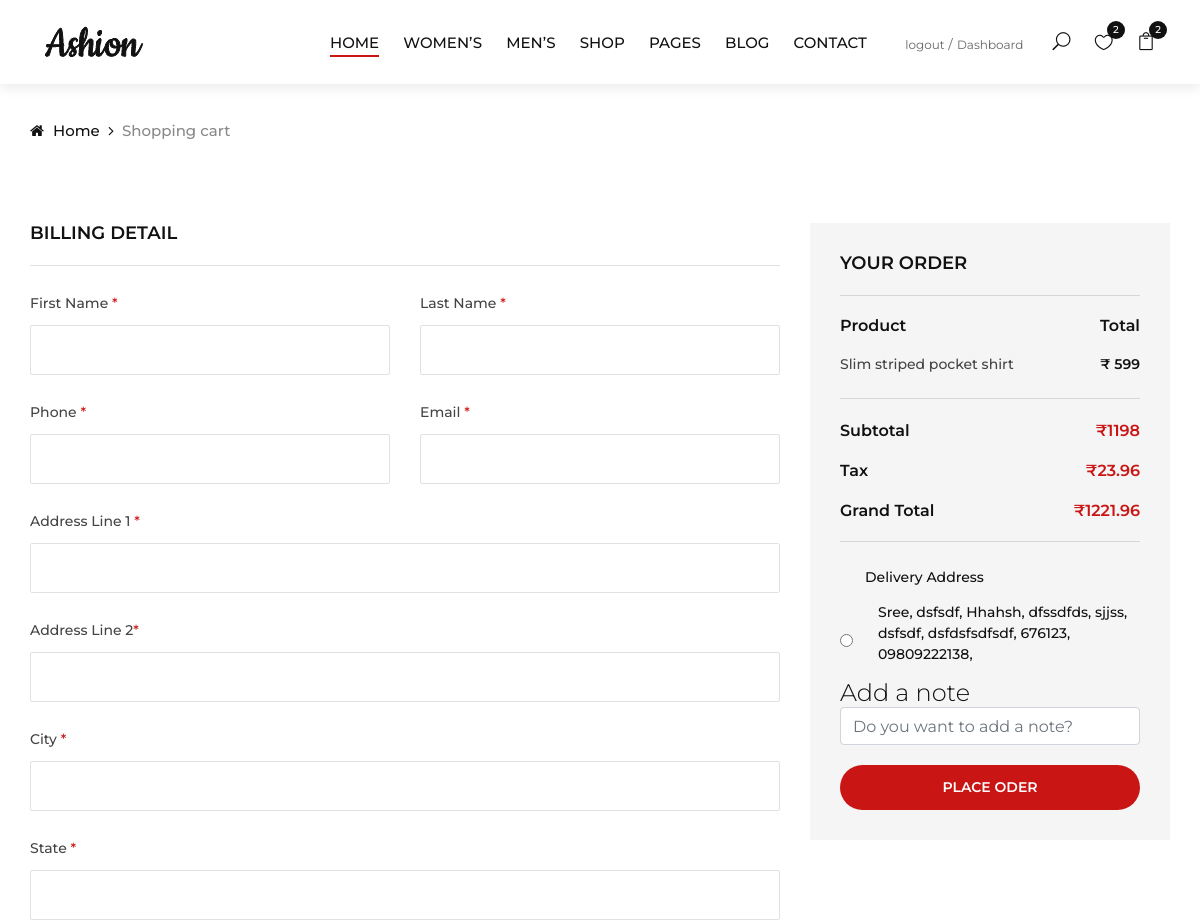
Page /cart/checkout/ (signed in, upper part) on the earlier database version.
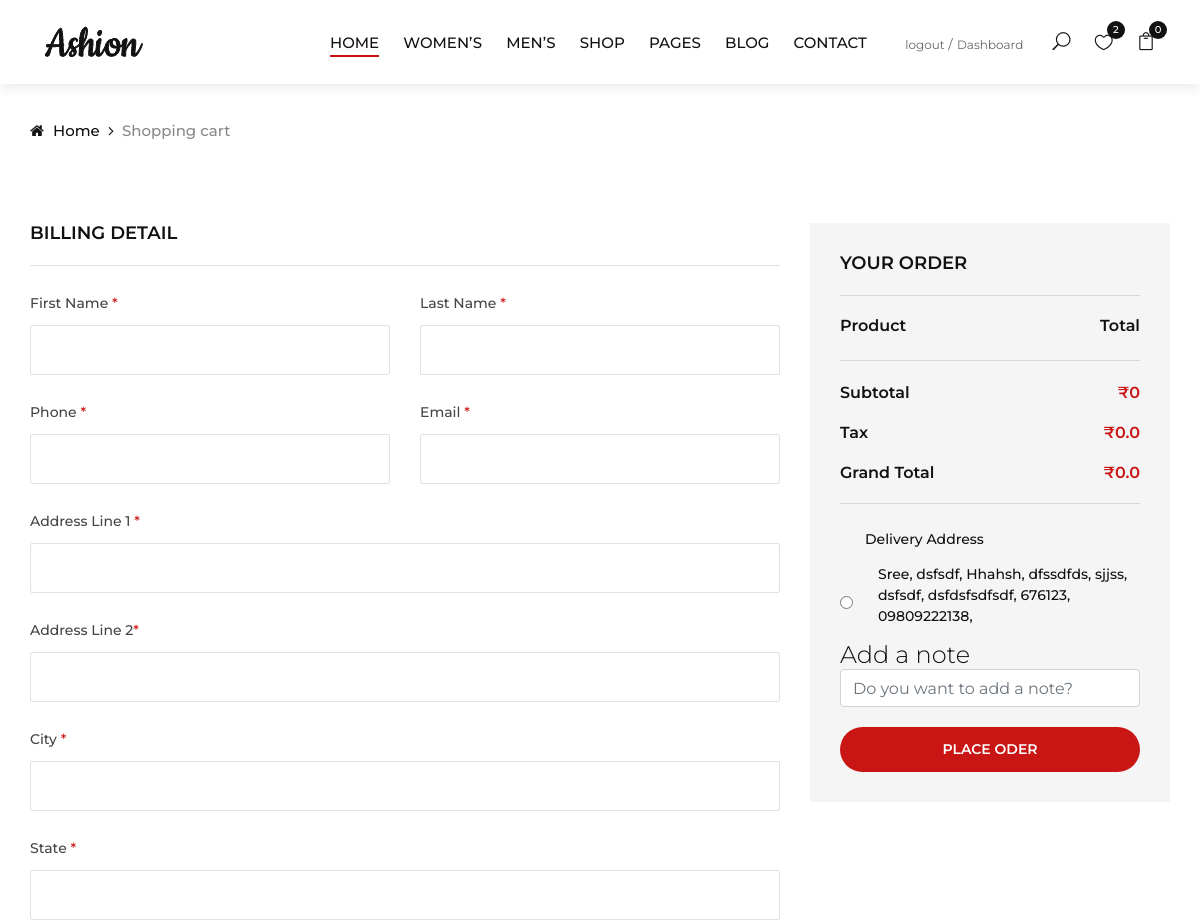
Same page on the later database version.
### carts/models.py (models this page shows, shortened)
class CartItem(models.Model):
    user = models.ForeignKey(Account, on_delete=models.CASCADE, null=True)
    product = models.ForeignKey(Product, on_delete=models.CASCADE)
    variations = models.ManyToManyField(Variation, blank=True)
    cart = models.ForeignKey(Cart, on_delete=models.CASCADE,null=True)
    quantity = models.IntegerField()
    is_active = models.BooleanField(default=True)

### store/models.py (models this page shows, shortened)
class Product(models.Model):
    product_name = models.CharField(max_length=255, unique=True)
    slug = models.SlugField(max_length=255, unique=True)
    description = models.TextField(max_length=500, blank=True)
    price = models.IntegerField()
    stock = models.IntegerField()
    images = models.ImageField(upload_to='photos/products')
    cropping = ImageRatioField('images', '512x512')
    image_1 = models.ImageField(upload_to='photos/products',blank=True)
    image_2 = models.ImageField(upload_to='photos/products',blank=True)
    image_3 = models.ImageField(upload_to='photos/products',blank=True)
    image_4 = models.ImageField(upload_to='photos/products',blank=True)
    is_available = models.BooleanField(default=True)
    category = models.ForeignKey(Category, on_delete=models.CASCADE)
    created_date = models.DateTimeField(auto_now_add=True)
    modified_date = models.DateTimeField(auto_now=True)

### orders/models.py (models this page shows, shortened)
class Delivery_address(models.Model):
    user            = models.ForeignKey(Account, on_delete=models.SET_NULL,null=True)
    firstname       = models.CharField(max_length=50,null=False)
    lastname        = models.CharField(max_length=50,null=True)
    addressfield_1  = models.CharField(max_length=250,null=False)
    addressfield_2  = models.CharField(max_length=50,null=True)
    city            = models.CharField(max_length=50,null=False)
    state           = models.CharField(max_length=50,null=False)
    country         = models.CharField(max_length=50,null=False)
    post_code       = models.CharField(max_length=50,null=False)
    phonenumber     = models.CharField(max_length=50,null=False)
    email           = models.EmailField(max_length=50,null=False)
    objects = models.Manager()

### carts/views.py (the view)
# urls.py: path('checkout/',views.checkout,name='checkout'),
@login_required(login_url='login')
def checkout(request, total=0, quantity=0, cart_items=None):
    try:
        tax = 0
        grand_total = 0
        if request.user.is_authenticated:
            cart_items = CartItem.objects.filter(user=request.user, is_active=True)
            address = Delivery_address.objects.filter(user=request.user)
        else:
            cart = Cart.objects.get(cart_id=_cart_id(request))
            cart_items = CartItem.objects.filter(cart=cart, is_active=True)
        for cart_item in cart_items:
            total +=(cart_item.product.price * cart_item.quantity)
            quantity += cart_item.quantity
        tax = (2 * total)/100
        grand_total = total + tax
    except ObjectDoesNotExist:
        pass
    context ={
        'total' : total,
        'quantity' : quantity,
        'cart_items' : cart_items,
        'tax' : tax,
        'grand_total' : grand_total,
        'address': address,
    }
    return render (request, 'checkout.html', context)

### carts/context_processors.py (called while the page is built)
def counter(request):
    cart_count = 0
    if 'admin' in request.path:
        return{}
    else :
        try:
            cart = Cart.objects.filter(cart_id = _cart_id(request))
            if request.user.is_authenticated:
                cart_items = CartItem.objects.all().filter(user=request.user)
            else :
                cart_items = CartItem.objects.all().filter(cart=cart[:1])
            for cart_item in cart_items:
                cart_count += cart_item.quantity
        except Cart.DoesNotExist:
            cart_count = 0
    return dict(cart_count=cart_count)

### carts/views.py (called while the page is built)
def _cart_id(request):
    cart = request.session.session_key
    if not cart :
        cart = request.session.create()
    return cart

### category/context_processors.py (called while the page is built)
def menu_links(request):
    links = Category.objects.all()
    return dict(links=links)

### templates/checkout.html (shortened to what the changed rows need)
{% extends 'base.html' %} {% load static %} {% block content %}
<section class="checkout spad">
  <div class="container">
        <div class="col-lg-4">
          <div class="checkout__order">
            <div class="checkout__order__product">
              <ul>
                <li>
                  <span class="top__text">Product</span>
                  <span class="top__text__right">Total</span>
                </li>
                {% for cart_items in cart_items %}
                <li>
                  {{cart_items.product.product_name}}<span
                    >₹ {{cart_items.product.price}}</span
                  >
                </li>
                {% endfor %}
              </ul>
            </div>
            <div class="checkout__order__total">
              <ul>
                <li>Subtotal <span>₹{{total}}</span></li>
                <li>Tax <span>₹{{tax}}</span></li>
                <li>Grand Total <span>₹{{grand_total}}</span></li>
              </ul>
            </div>
            <form action="{% url 'place_order' %}" method="post">
            <div class="checkout__order__widget">
              {% for address in address %}
                    <div style="display: flex">
                        <input style="display: inline" type="radio" id="address" name="address" value="{{address.id}}">
                        <label style="display: inline">
                            {{address.firstname}},
                            {{address.lastname}},
                            {{address.addressfield_1}},
                            {{address.addressfield_2}},
                            {{address.city}},
                            {{address.state}},
                            {{address.country}},
                            {{address.post_code}},
                            {{address.phonenumber}},
                        </label>
                    </div>
                    {% endfor %}
            </div>
          </form>
          </div>
        </div>
      </div>
</section>
{% endblock content %}

Differences in the rows shown:
removed CartItem: product.product_name "Slim striped pocket shirt", product.price "599"
Other differences:
{{ cart_count }}: "2" → "0"
{{ total }}: "1198" → "0"
{{ tax }}: "23.96" → "0.0"
{{ grand_total }}: "1221.96" → "0.0"
